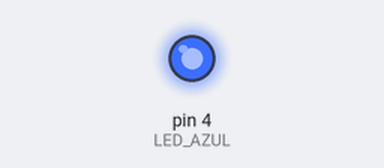
The sketch below on a simulated Arduino Uno, built with avr-gcc and run on an emulated ATmega328P. On the bench: output pins drawn as LEDs (lit = HIGH).

Above: at 1.0 s.
At 5.5 s:
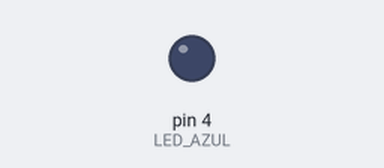
Timing chart, 0 to 6.9 s (numbered marks = the images above):
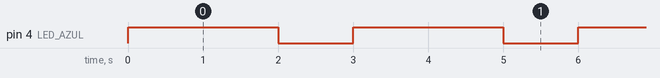

Measured:
- by itself, pin 4 (LED_AZUL): alternates HIGH for 2.0 s and LOW for 1.0 s

The sketch:

PISCA_LED.ino
```cpp
#define LED_AZUL 4

void setup() {
  pinMode(LED_AZUL, OUTPUT);
}
void loop() {
  digitalWrite(LED_AZUL, HIGH);
  delay(2000);
  digitalWrite(LED_AZUL, LOW);
  delay(1000);
}
```
